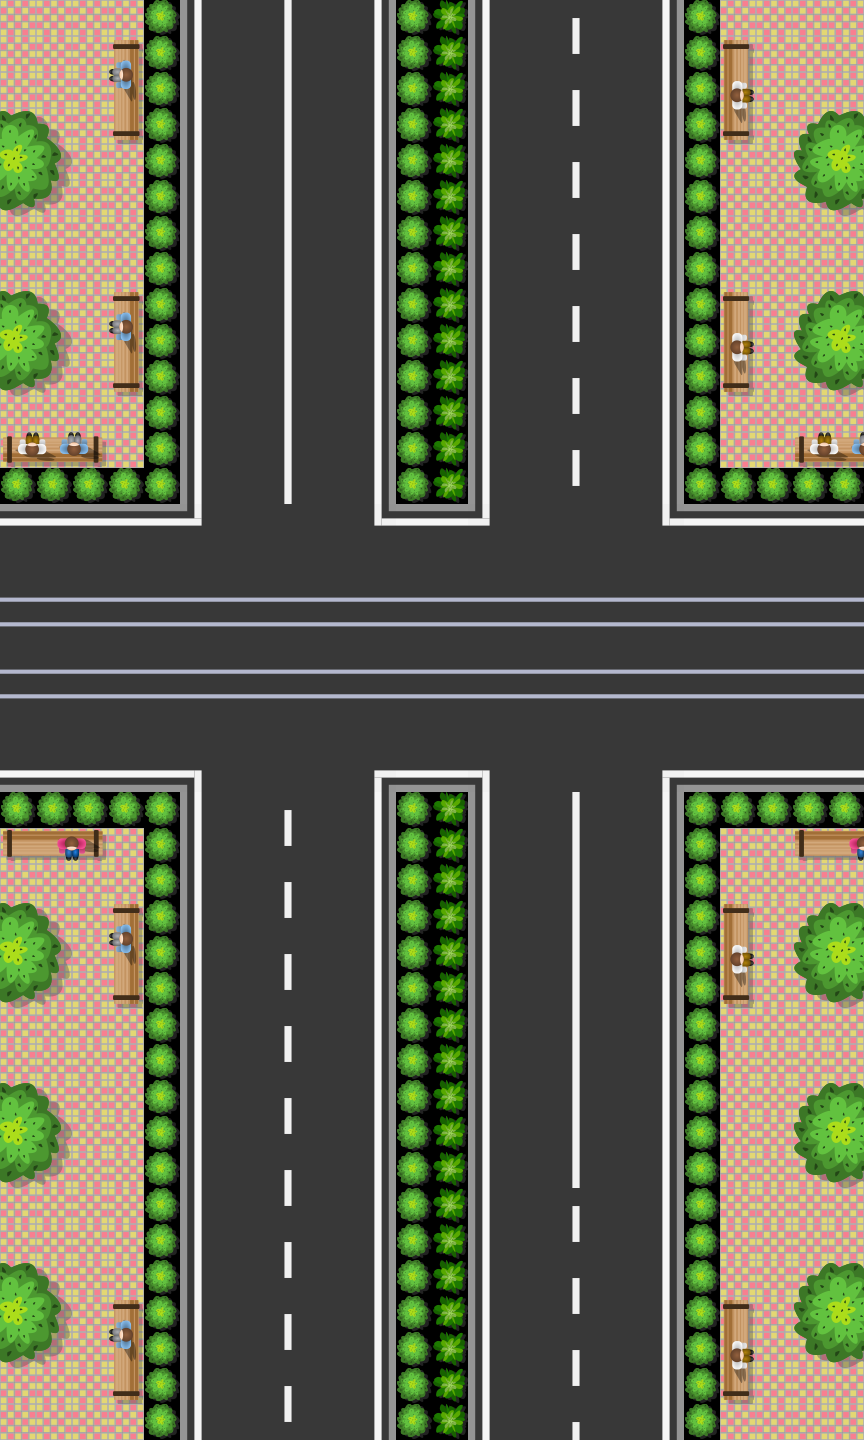

Rendered tile map (Tiled .tmx) drawn with the repository's tilesets; below, a short description and the map source with its tile grids summarised:
An orthogonal 24x40 tile map with 36x36 px tiles, 2 tile layers (Road Map, Tile Layer 2) and 11 objects (2x 1, 2x 2, 2x 3, 2x 4).

<map version="1.8" tiledversion="1.8.0" orientation="orthogonal" renderorder="right-down" width="24" height="40" tilewidth="36" tileheight="36" infinite="0" nextlayerid="5" nextobjectid="85">
 <tileset firstgid="1" name="new_tile_map" tilewidth="36" tileheight="36" tilecount="784" columns="28">
  <image source="../map_tileset/new_tile_map.png" width="1024" height="1024" />
 </tileset>
 <layer id="1" name="Road Map" width="24" height="40">
  <data>[960 cells, 896 non-empty, 8 distinct tile ids]</data>
 </layer>
 <layer id="4" name="Tile Layer 2" width="24" height="40">
  <data>[960 cells, 158 non-empty, 23 distinct tile ids]</data>
 </layer>
 <objectgroup id="2" name="Follow Path 1" visible="0">
  <object id="78" name="1" x="107" y="685">
   <ellipse />
  </object>
  <object id="79" name="2" x="795" y="686">
   <ellipse />
  </object>
  <object id="80" name="3" x="965" y="681">
   <ellipse />
  </object>
  <object id="81" name="4" x="1156" y="678">
   <ellipse />
  </object>
 </objectgroup>
 <objectgroup id="3" name="Follow Path 2" visible="0">
  <object id="70" name="1" x="533" y="862">
   <ellipse />
  </object>
  <object id="74" name="2" x="529" y="653">
   <ellipse />
  </object>
  <object id="75" name="3" x="508" y="596">
   <ellipse />
  </object>
  <object id="77" name="4" x="451.277" y="562.553">
   <ellipse />
  </object>
  <object id="82" x="4.71793" y="561.434">
   <ellipse />
  </object>
  <object id="83" x="-97.7287" y="562.108">
   <ellipse />
  </object>
  <object id="84" x="-237.569" y="559.116">
   <ellipse />
  </object>
 </objectgroup>
</map>
